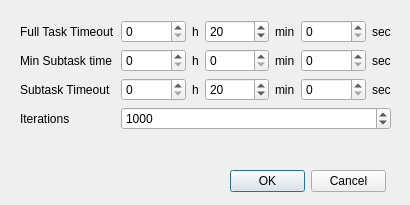
<?xml version="1.0" encoding="UTF-8"?>
<ui version="4.0">
 <class>InfoTaskDialog</class>
 <widget class="QDialog" name="InfoTaskDialog">
  <property name="windowModality">
   <enum>Qt::WindowModal</enum>
  </property>
  <property name="geometry">
   <rect>
    <x>0</x>
    <y>0</y>
    <width>410</width>
    <height>205</height>
   </rect>
  </property>
  <property name="sizePolicy">
   <sizepolicy hsizetype="Fixed" vsizetype="Fixed">
    <horstretch>0</horstretch>
    <verstretch>0</verstretch>
   </sizepolicy>
  </property>
  <property name="windowTitle">
   <string>Define New Task</string>
  </property>
  <widget class="QWidget" name="formLayoutWidget_2">
   <property name="geometry">
    <rect>
     <x>20</x>
     <y>20</y>
     <width>371</width>
     <height>125</height>
    </rect>
   </property>
   <layout class="QFormLayout" name="formLayout_2">
    <property name="fieldGrowthPolicy">
     <enum>QFormLayout::AllNonFixedFieldsGrow</enum>
    </property>
    <item row="0" column="0">
     <widget class="QLabel" name="label_5">
      <property name="text">
       <string>Full Task Timeout</string>
      </property>
     </widget>
    </item>
    <item row="0" column="1">
     <layout class="QHBoxLayout" name="horizontalLayout_4">
      <item>
       <widget class="QSpinBox" name="fullTaskTimeoutHourSpinBox">
        <property name="sizePolicy">
         <sizepolicy hsizetype="Minimum" vsizetype="Fixed">
          <horstretch>0</horstretch>
          <verstretch>0</verstretch>
         </sizepolicy>
        </property>
        <property name="maximum">
         <number>1000</number>
        </property>
       </widget>
      </item>
      <item>
       <widget class="QLabel" name="label_12">
        <property name="sizePolicy">
         <sizepolicy hsizetype="Maximum" vsizetype="Preferred">
          <horstretch>0</horstretch>
          <verstretch>0</verstretch>
         </sizepolicy>
        </property>
        <property name="text">
         <string>h</string>
        </property>
       </widget>
      </item>
      <item>
       <widget class="QSpinBox" name="fullTaskTimeoutMinSpinBox">
        <property name="sizePolicy">
         <sizepolicy hsizetype="Minimum" vsizetype="Fixed">
          <horstretch>0</horstretch>
          <verstretch>0</verstretch>
         </sizepolicy>
        </property>
        <property name="maximum">
         <number>59</number>
        </property>
        <property name="value">
         <number>20</number>
        </property>
       </widget>
      </item>
      <item>
       <widget class="QLabel" name="label_16">
        <property name="sizePolicy">
         <sizepolicy hsizetype="Maximum" vsizetype="Preferred">
          <horstretch>0</horstretch>
          <verstretch>0</verstretch>
         </sizepolicy>
        </property>
        <property name="text">
         <string>min</string>
        </property>
       </widget>
      </item>
      <item>
       <widget class="QSpinBox" name="fullTaskTimeoutSecSpinBox">
        <property name="maximum">
         <number>59</number>
        </property>
       </widget>
      </item>
      <item>
       <widget class="QLabel" name="label_17">
        <property name="sizePolicy">
         <sizepolicy hsizetype="Maximum" vsizetype="Preferred">
          <horstretch>0</horstretch>
          <verstretch>0</verstretch>
         </sizepolicy>
        </property>
        <property name="text">
         <string>sec</string>
        </property>
       </widget>
      </item>
     </layout>
    </item>
    <item row="1" column="0">
     <widget class="QLabel" name="label_6">
      <property name="text">
       <string>Min Subtask time</string>
      </property>
     </widget>
    </item>
    <item row="1" column="1">
     <layout class="QHBoxLayout" name="horizontalLayout_13">
      <item>
       <widget class="QSpinBox" name="minSubtaskTimeHourSpinBox">
        <property name="sizePolicy">
         <sizepolicy hsizetype="Minimum" vsizetype="Fixed">
          <horstretch>0</horstretch>
          <verstretch>0</verstretch>
         </sizepolicy>
        </property>
        <property name="maximum">
         <number>1000</number>
        </property>
       </widget>
      </item>
      <item>
       <widget class="QLabel" name="label_27">
        <property name="sizePolicy">
         <sizepolicy hsizetype="Maximum" vsizetype="Preferred">
          <horstretch>0</horstretch>
          <verstretch>0</verstretch>
         </sizepolicy>
        </property>
        <property name="text">
         <string>h</string>
        </property>
       </widget>
      </item>
      <item>
       <widget class="QSpinBox" name="minSubtaskTimeMinSpinBox">
        <property name="sizePolicy">
         <sizepolicy hsizetype="Minimum" vsizetype="Fixed">
          <horstretch>0</horstretch>
          <verstretch>0</verstretch>
         </sizepolicy>
        </property>
        <property name="maximum">
         <number>59</number>
        </property>
       </widget>
      </item>
      <item>
       <widget class="QLabel" name="label_28">
        <property name="sizePolicy">
         <sizepolicy hsizetype="Maximum" vsizetype="Preferred">
          <horstretch>0</horstretch>
          <verstretch>0</verstretch>
         </sizepolicy>
        </property>
        <property name="text">
         <string>min</string>
        </property>
       </widget>
      </item>
      <item>
       <widget class="QSpinBox" name="minSubtaskTimeSecSpinBox">
        <property name="maximum">
         <number>59</number>
        </property>
       </widget>
      </item>
      <item>
       <widget class="QLabel" name="label_29">
        <property name="sizePolicy">
         <sizepolicy hsizetype="Maximum" vsizetype="Preferred">
          <horstretch>0</horstretch>
          <verstretch>0</verstretch>
         </sizepolicy>
        </property>
        <property name="text">
         <string>sec</string>
        </property>
       </widget>
      </item>
     </layout>
    </item>
    <item row="2" column="1">
     <layout class="QHBoxLayout" name="horizontalLayout_12">
      <item>
       <widget class="QSpinBox" name="subtaskTimeoutHourSpinBox">
        <property name="sizePolicy">
         <sizepolicy hsizetype="Minimum" vsizetype="Fixed">
          <horstretch>0</horstretch>
          <verstretch>0</verstretch>
         </sizepolicy>
        </property>
        <property name="maximum">
         <number>1000</number>
        </property>
       </widget>
      </item>
      <item>
       <widget class="QLabel" name="label_24">
        <property name="sizePolicy">
         <sizepolicy hsizetype="Maximum" vsizetype="Preferred">
          <horstretch>0</horstretch>
          <verstretch>0</verstretch>
         </sizepolicy>
        </property>
        <property name="text">
         <string>h</string>
        </property>
       </widget>
      </item>
      <item>
       <widget class="QSpinBox" name="subtaskTimeoutMinSpinBox">
        <property name="sizePolicy">
         <sizepolicy hsizetype="Minimum" vsizetype="Fixed">
          <horstretch>0</horstretch>
          <verstretch>0</verstretch>
         </sizepolicy>
        </property>
        <property name="maximum">
         <number>59</number>
        </property>
        <property name="value">
         <number>20</number>
        </property>
       </widget>
      </item>
      <item>
       <widget class="QLabel" name="label_25">
        <property name="sizePolicy">
         <sizepolicy hsizetype="Maximum" vsizetype="Preferred">
          <horstretch>0</horstretch>
          <verstretch>0</verstretch>
         </sizepolicy>
        </property>
        <property name="text">
         <string>min</string>
        </property>
       </widget>
      </item>
      <item>
       <widget class="QSpinBox" name="subtaskTimeoutSecSpinBox">
        <property name="maximum">
         <number>59</number>
        </property>
       </widget>
      </item>
      <item>
       <widget class="QLabel" name="label_26">
        <property name="sizePolicy">
         <sizepolicy hsizetype="Maximum" vsizetype="Preferred">
          <horstretch>0</horstretch>
          <verstretch>0</verstretch>
         </sizepolicy>
        </property>
        <property name="text">
         <string>sec</string>
        </property>
       </widget>
      </item>
     </layout>
    </item>
    <item row="3" column="1">
     <widget class="QSpinBox" name="iterationsSpinBox">
      <property name="maximum">
       <number>999999999</number>
      </property>
      <property name="value">
       <number>1000</number>
      </property>
     </widget>
    </item>
    <item row="2" column="0">
     <widget class="QLabel" name="label_7">
      <property name="text">
       <string>Subtask Timeout</string>
      </property>
     </widget>
    </item>
    <item row="3" column="0">
     <widget class="QLabel" name="label">
      <property name="text">
       <string>Iterations</string>
      </property>
     </widget>
    </item>
   </layout>
  </widget>
  <widget class="QDialogButtonBox" name="buttonBox">
   <property name="geometry">
    <rect>
     <x>230</x>
     <y>170</y>
     <width>156</width>
     <height>23</height>
    </rect>
   </property>
   <property name="locale">
    <locale language="English" country="UnitedStates"/>
   </property>
   <property name="standardButtons">
    <set>QDialogButtonBox::Cancel|QDialogButtonBox::Ok</set>
   </property>
  </widget>
 </widget>
 <resources/>
 <connections/>
</ui>
